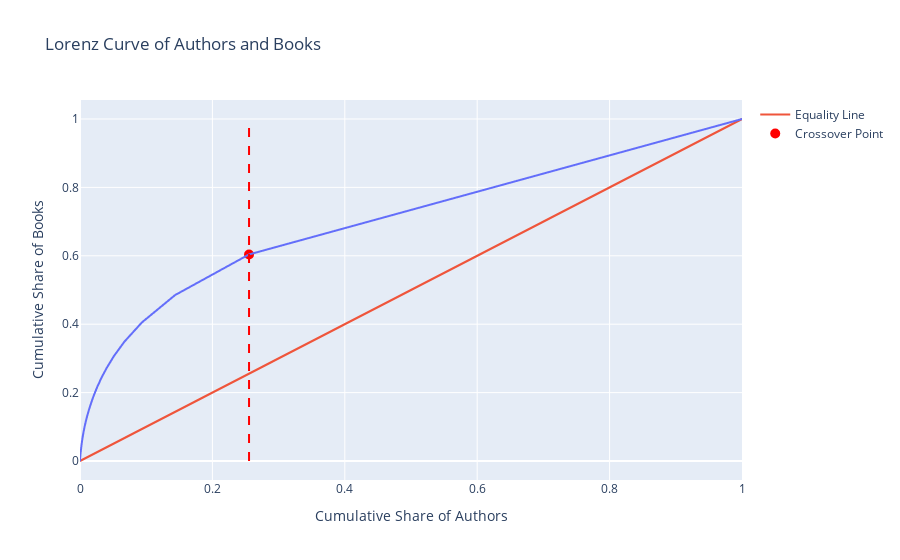

Notebook cell for this chart:
### Code cell
# Calculate the derivatives
author_book_count['Derivative'] = np.gradient(author_book_count['Cumulative Share of Books'], author_book_count['Cumulative Share of Authors'])
equality_line_derivative = 1  # The derivative of the equality line y = x is 1

# Find the point where the derivative of the Lorenz curve becomes less than the derivative of the equality line
crossover_index = np.where(author_book_count['Derivative'] < equality_line_derivative)[0][0]
crossover_point = author_book_count.iloc[crossover_index]

# Plot the Lorenz curve with the crossover point
fig = px.line(author_book_count, x='Cumulative Share of Authors', y='Cumulative Share of Books', labels={'x':'Cumulative Share of Authors', 'y':'Cumulative Share of Books'}, title='Lorenz Curve of Authors and Books')
fig.add_scatter(x=[0, 1], y=[0, 1], mode='lines', name='Equality Line')
fig.add_scatter(x=[crossover_point['Cumulative Share of Authors']], y=[crossover_point['Cumulative Share of Books']], mode='markers', name='Crossover Point', marker=dict(color='red', size=10))

# Add a vertical line at the crossover point
fig.add_shape(
    type="line",
    x0=crossover_point['Cumulative Share of Authors'], y0=0,
    x1=crossover_point['Cumulative Share of Authors'], y1=1,
    line=dict(color="Red", width=2, dash="dash"),
    name="Crossover Vertical Line"
)

fig.show()

### Figure 1 — Plotly figure (JSON) as saved in the notebook; plotly's stock layout.template omitted (floating-point values rounded to 4 significant figures; data arrays with more than 128 entries replaced by an {"elided": "..."} marker saying what was removed)
{"data": [{"hovertemplate": "Cumulative Share of Authors=%{x}<br>Cumulative Share of Books=%{y}<extra></extra>", "legendgroup": "", "line": {"color": "#636efa", "dash": "solid"}, "marker": {"symbol": "circle"}, "mode": "lines", "name": "", "showlegend": false, "type": "scattergl", "x": {"elided": "27750 float values"}, "xaxis": "x", "y": {"elided": "27750 float values"}, "yaxis": "y"}, {"mode": "lines", "name": "Equality Line", "type": "scatter", "x": [0, 1], "y": [0, 1]}, {"marker": {"color": "red", "size": 10}, "mode": "markers", "name": "Crossover Point", "type": "scatter", "x": [0.2554], "y": [0.604]}], "layout": {"legend": {"tracegroupgap": 0}, "shapes": [{"line": {"color": "Red", "dash": "dash", "width": 2}, "name": "Crossover Vertical Line", "type": "line", "x0": 0.2554, "x1": 0.2554, "y0": 0, "y1": 1}], "title": {"text": "Lorenz Curve of Authors and Books"}, "xaxis": {"anchor": "y", "domain": [0, 1], "title": {"text": "Cumulative Share of Authors"}}, "yaxis": {"anchor": "x", "domain": [0, 1], "title": {"text": "Cumulative Share of Books"}}}}
